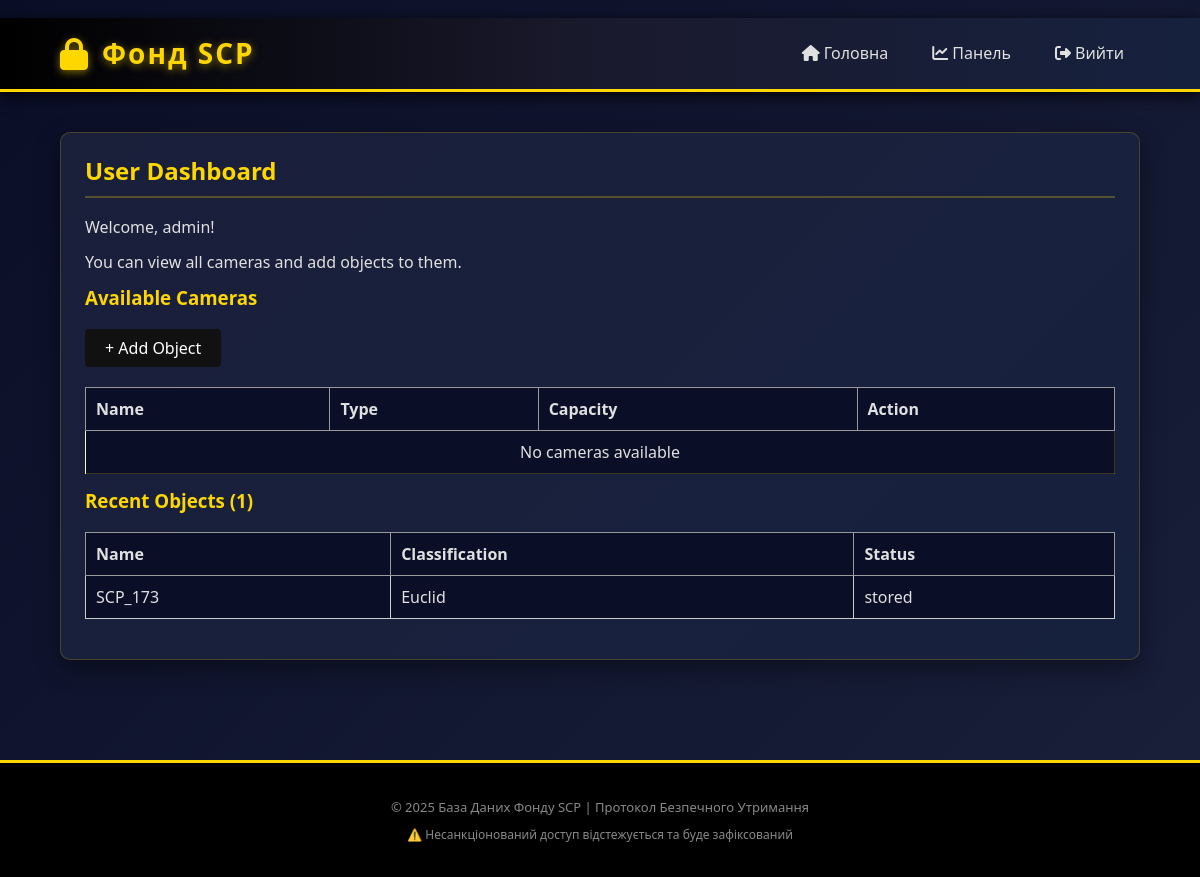
Page /user/dashboard (signed in) on the earlier database version.
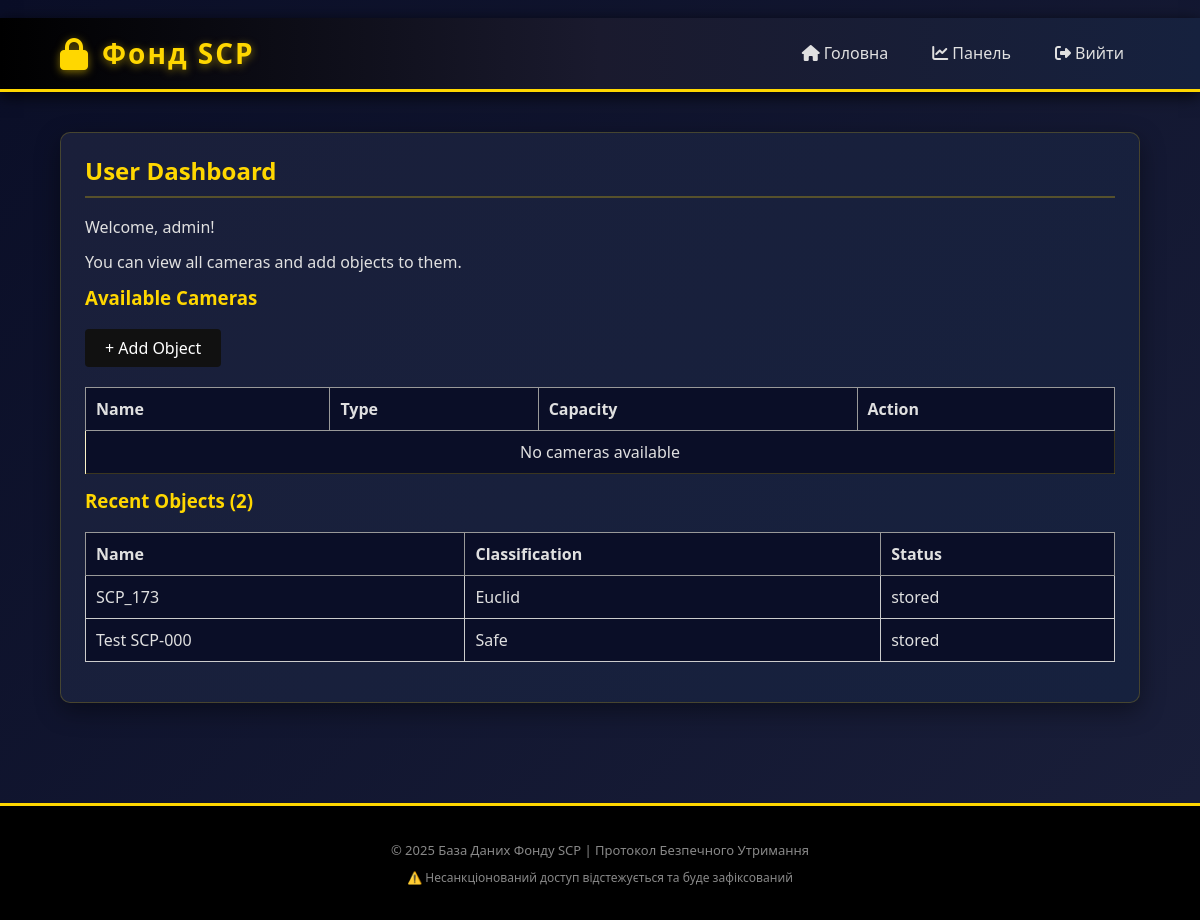
Same page on the later database version.
### tables this page shows
CREATE TABLE "objects" (
                id INTEGER PRIMARY KEY,
                name TEXT NOT NULL,
                classification TEXT NOT NULL DEFAULT 'Unspecified' CHECK(classification IN ("Unspecified","Safe","Euclid","Keter","Thaumiel","Exotic","Metaclass")),
                description TEXT,
                storage_requirements TEXT,
                camera_id INTEGER,
                status TEXT DEFAULT 'stored',
                history_of_movements TEXT,
                created_at DATETIME,
                updated_at DATETIME
            );

### app.py (the view)
    @app.route('/user/dashboard')
    @login_required
    def user_dashboard():
        cameras = Camera.query.all()
        objects = ObjectItem.query.all()
        events = Event.query.all()
        return render_template('dashboard_user.html', cameras=cameras, objects=objects, events=events)

### templates/dashboard_user.html
﻿{% extends "base.html" %}
{% block content %}
<div class="card">
  <h2>User Dashboard</h2>
  <p>Welcome, {{ current_user.username }}!</p>
  <p>You can view all cameras and add objects to them.</p>
  <h3>Available Cameras</h3>
  <div style="margin:20px 0;">
    <a href="{{ url_for('user_add_object') }}" style="background:#111; color:#fff; padding:10px 20px; border-radius:4px; text-decoration:none; display:inline-block;">+ Add Object</a>
  </div>
  <table style="width:100%; border-collapse:collapse; background:#f9f9f9;">
    <tr style="background:#ddd; font-weight:bold;">
      <td style="padding:10px; border:1px solid #999;">Name</td>
      <td style="padding:10px; border:1px solid #999;">Type</td>
      <td style="padding:10px; border:1px solid #999;">Capacity</td>
      <td style="padding:10px; border:1px solid #999;">Action</td>
    </tr>
    {% if cameras %}
      {% for camera in cameras %}
      <tr>
        <td style="padding:10px; border:1px solid #ccc;">{{ camera.name }}</td>
        <td style="padding:10px; border:1px solid #ccc;">{{ camera.type or '-' }}</td>
        <td style="padding:10px; border:1px solid #ccc;">{{ camera.max_capacity }}</td>
        <td style="padding:10px; border:1px solid #ccc;">
          <a href="{{ url_for('view_camera', camera_id=camera.id) }}">View</a>
        </td>
      </tr>
      {% endfor %}
    {% else %}
      <tr><td colspan="4" style="padding:10px; text-align:center;">No cameras available</td></tr>
    {% endif %}
  </table>
  <h3>Recent Objects ({{ objects|length }})</h3>
  <table style="width:100%; border-collapse:collapse; background:#f9f9f9; margin-top:20px;">
    <tr style="background:#ddd; font-weight:bold;">
      <td style="padding:10px; border:1px solid #999;">Name</td>
      <td style="padding:10px; border:1px solid #999;">Classification</td>
      <td style="padding:10px; border:1px solid #999;">Status</td>
    </tr>
    {% if objects %}
      {% for obj in objects %}
      <tr>
        <td style="padding:10px; border:1px solid #ccc;">{{ obj.name }}</td>
        <td style="padding:10px; border:1px solid #ccc;">{{ obj.classification }}</td>
        <td style="padding:10px; border:1px solid #ccc;">{{ obj.status }}</td>
      </tr>
      {% endfor %}
    {% else %}
      <tr><td colspan="3" style="padding:10px; text-align:center;">No objects</td></tr>
    {% endif %}
  </table>
</div>
{% endblock %}

Differences in the rows shown:
added objects: name "Test SCP-000", classification "Safe", status "stored"
Other differences:
{{ objects|length }}: "1" → "2"
